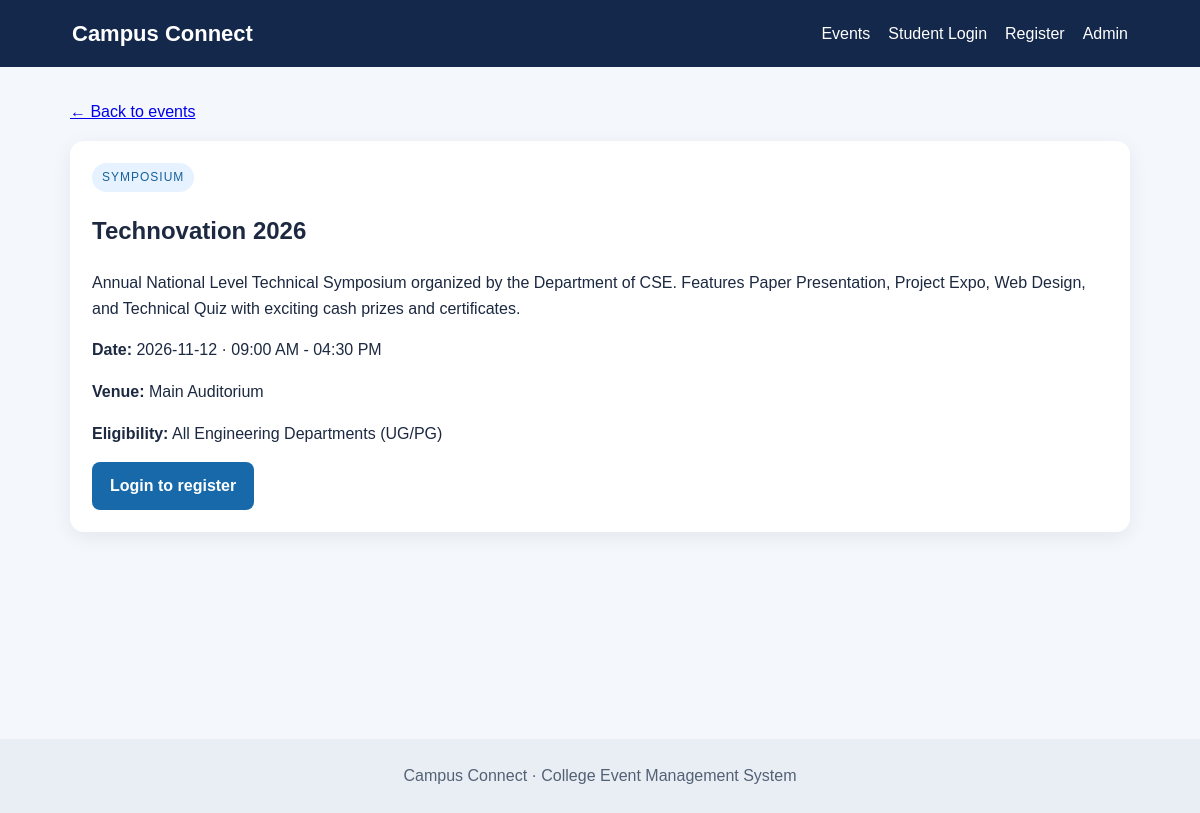
The app's page /event.php?id=1 with its own data.
### tables this page shows
CREATE TABLE `EVENT` (
  `event_id` INT AUTO_INCREMENT PRIMARY KEY,
  `title` VARCHAR(150) NOT NULL,
  `category` VARCHAR(50) NOT NULL,
  `description` TEXT NOT NULL,
  `event_date` DATE NOT NULL,
  `event_time` VARCHAR(30) DEFAULT '09:30 AM - 04:30 PM',
  `venue` VARCHAR(150) NOT NULL,
  `eligibility` VARCHAR(150) DEFAULT 'All B.E. / B.Tech Students',
  `seats` VARCHAR(50) DEFAULT 'Limited (First-Come Basis)',
  `publication_status` ENUM('Draft', 'Published', 'Closed') DEFAULT 'Draft',
  `created_by` INT DEFAULT NULL,
  `created_at` TIMESTAMP DEFAULT CURRENT_TIMESTAMP,
  INDEX (`category`),
  INDEX (`event_date`),
  INDEX (`publication_status`),
  CONSTRAINT `fk_event_admin` FOREIGN KEY (`created_by`) REFERENCES `ADMIN` (`admin_id`) ON DELETE SET NULL
);

### config.php (called while the page is built, shortened)
<?php
function h($value) { return htmlspecialchars((string)$value, ENT_QUOTES, 'UTF-8'); }

### event.php (the view, shortened to what this page needs)
<?php
require_once "config.php"; $id=(int)($_GET['id']??0);
$q=$pdo->prepare("SELECT * FROM EVENT WHERE event_id=? AND publication_status='Published'"); $q->execute([$id]); $event=$q->fetch();
$page_title=$event['title']; include "includes/header.php";
?>
<a href="index.php">← Back to events</a><article class="detail"><span class="tag"><?= h($event['category']) ?></span>
<h1><?= h($event['title']) ?></h1><p><?= h($event['description']) ?></p>
<p><b>Date:</b> <?= h($event['event_date']) ?> · <?= h($event['event_time']) ?></p>
<p><b>Venue:</b> <?= h($event['venue']) ?></p><p><b>Eligibility:</b> <?= h($event['eligibility']) ?></p>
<?php if(!empty($_SESSION['user_id'])): ?><form method="post"><button class="btn">Register for event</button></form>
<?php else: ?><a class="btn" href="login.php">Login to register</a><?php endif; ?>
</article><?php include "includes/footer.php"; ?>

### style.css (style rules this page uses)
* { box-sizing:border-box }
body { margin:0;font-family:Arial,sans-serif;background:#f4f7fb;color:#1c2940;line-height:1.6 }
.eyebrow,.tag { letter-spacing:1px;text-transform:uppercase;font-size:12px }
.card,.detail { background:#fff;padding:22px;border-radius:14px;box-shadow:0 5px 20px #15294b12;margin:16px 0 }
.tag { display:inline-block;background:#e6f2ff;color:#17619a;padding:5px 10px;border-radius:20px }
.btn { display:inline-block;background:#1769aa;color:#fff;border:0;border-radius:8px;padding:11px 18px;text-decoration:none;cursor:pointer;font-weight:bold }

### records on screen
event: category "SYMPOSIUM", title "Technovation 2026", description "Annual National Level Technical Symposium organized by the Department of CSE. Features Paper Presentation, Project Expo, Web Design, and Technical Quiz with exciting cash prizes and certificates.", event_date "2026-11-12", event_time "09:00 AM - 04:30 PM", venue "Main Auditorium", eligibility "All Engineering Departments (UG/PG)"
